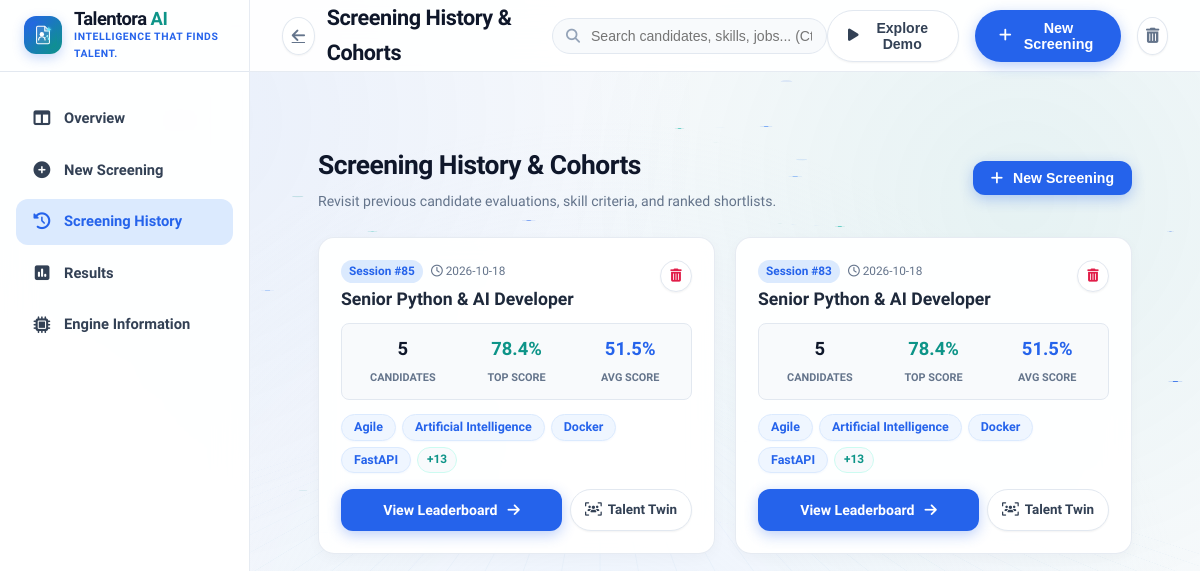
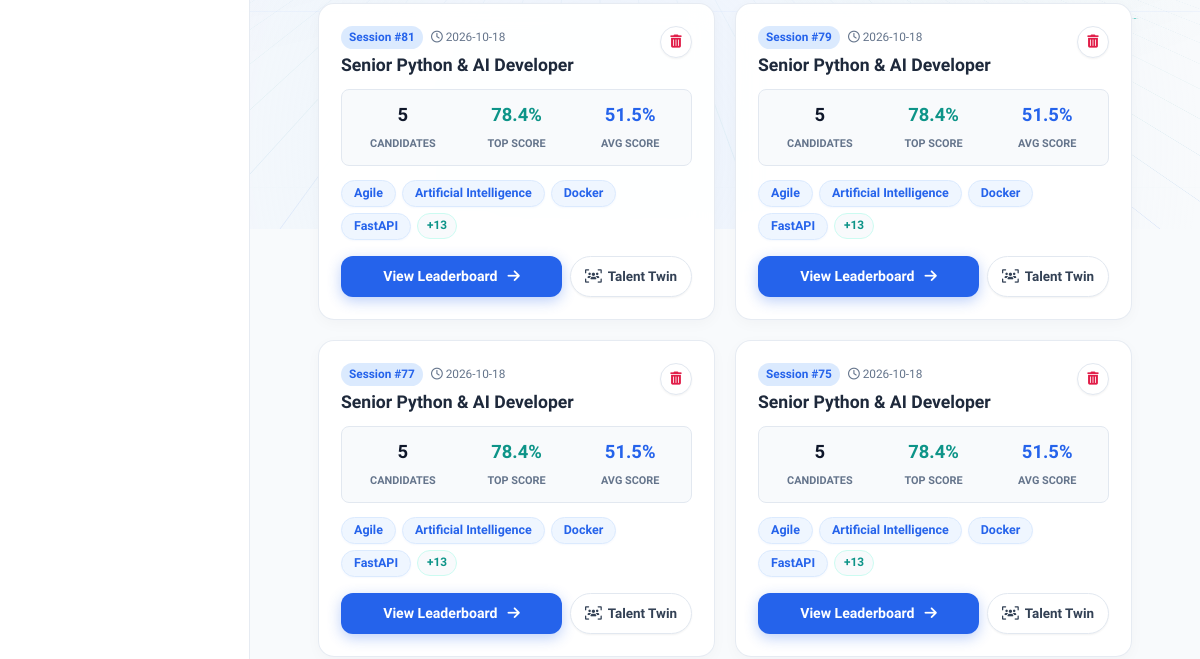
Before: /history (upper part) with the older database file (2 pictures, top to bottom).
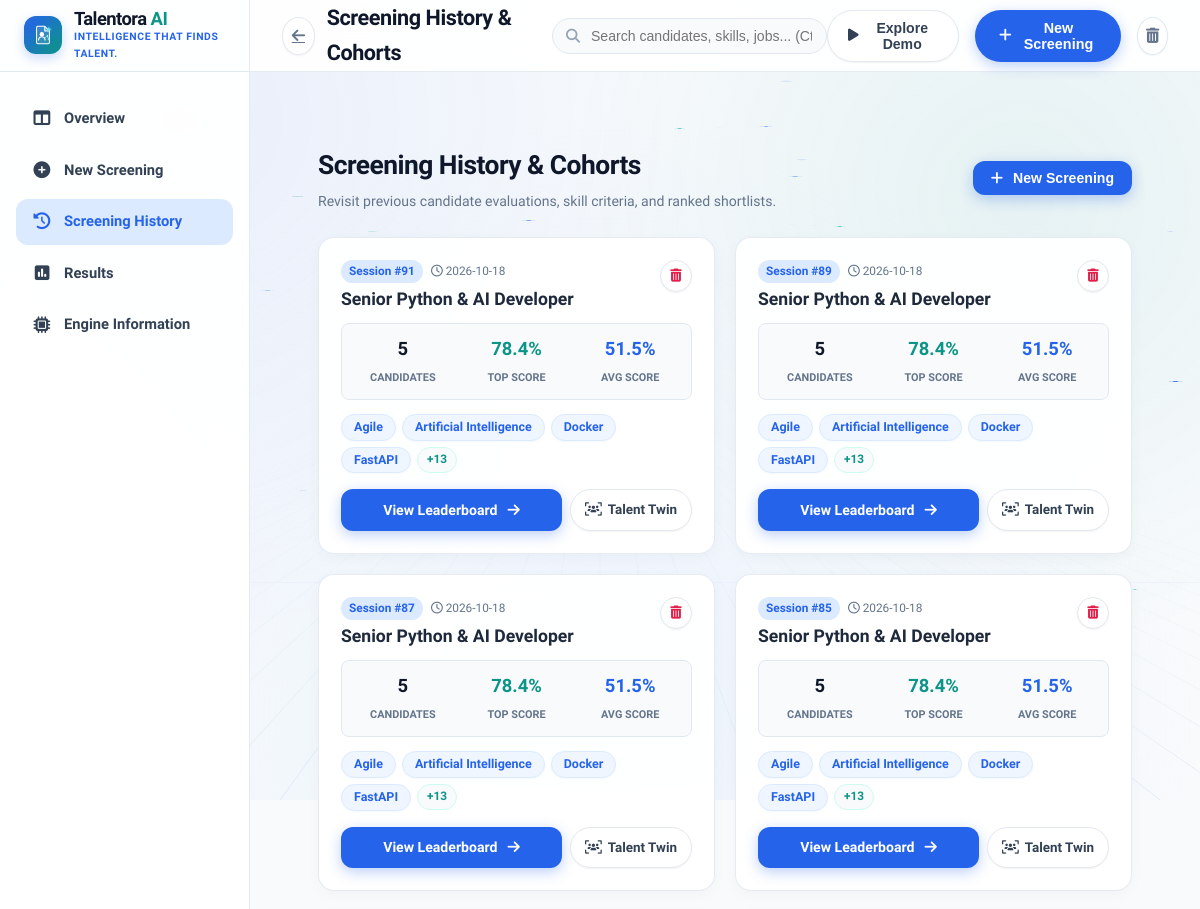
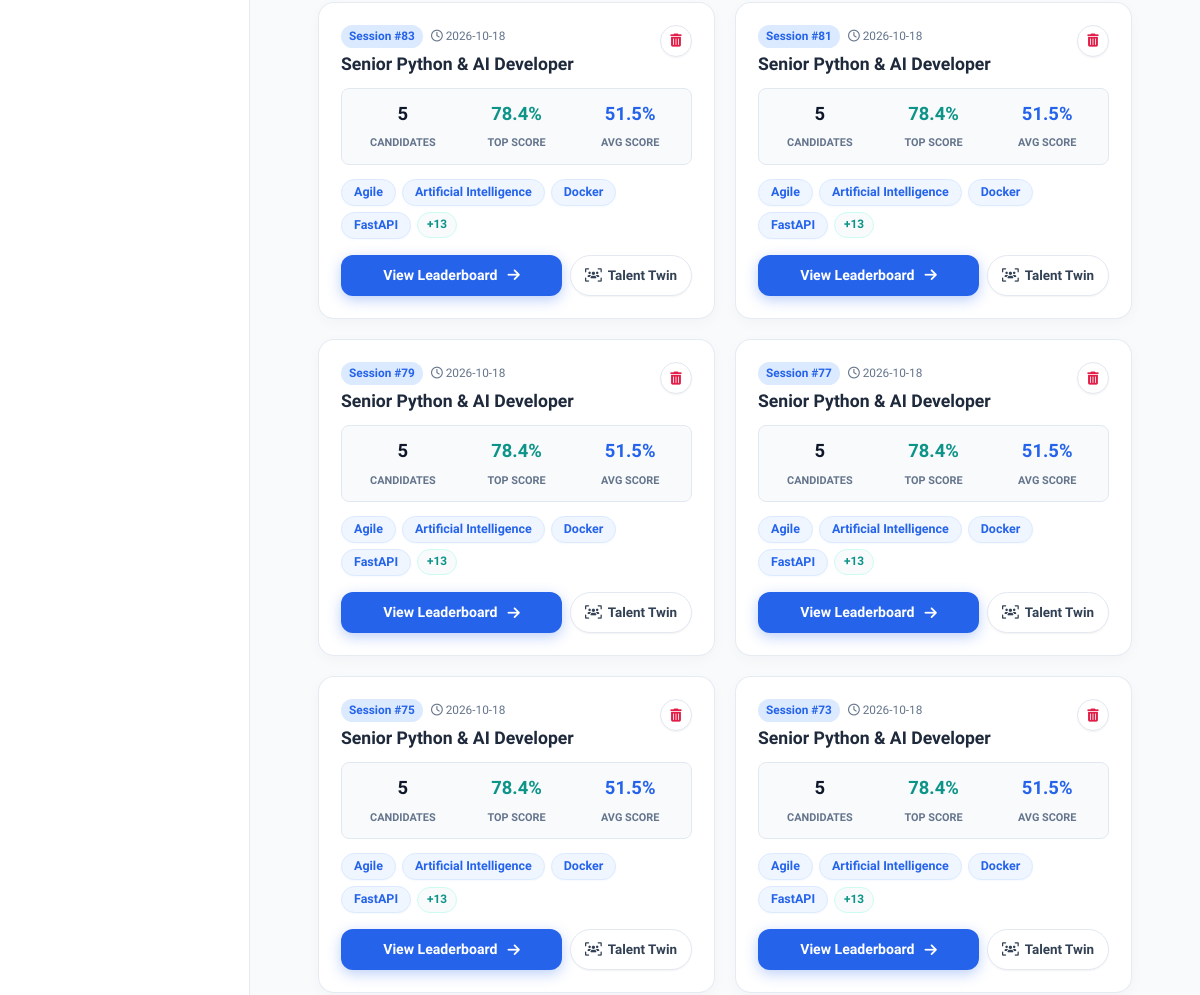
After: the same page with the newer database file (2 pictures, top to bottom).
### tables this page shows
CREATE TABLE jobs (
            id INTEGER PRIMARY KEY AUTOINCREMENT,
            job_title TEXT NOT NULL,
            job_description TEXT NOT NULL,
            required_skills TEXT,
            required_experience REAL DEFAULT 0,
            created_at TIMESTAMP DEFAULT CURRENT_TIMESTAMP
        );

### app.py (the view)
@app.route('/history')
def history():
    jobs = database.get_all_jobs()
    return render_template('history.html', jobs=jobs)

### database.py (called while the page is built)
def get_db_connection() -> sqlite3.Connection:
    os.makedirs(DB_DIR, exist_ok=True)
    conn = sqlite3.connect(DB_PATH)
    conn.row_factory = sqlite3.Row
    return conn

def get_all_jobs() -> List[Dict[str, Any]]:
    conn = get_db_connection()
    cursor = conn.cursor()
    cursor.execute("""
        SELECT j.*, COUNT(c.id) as candidate_count, MAX(c.match_score) as top_score, AVG(c.match_score) as avg_score
        FROM jobs j
        LEFT JOIN candidates c ON j.id = c.job_id
        GROUP BY j.id
        ORDER BY j.created_at DESC
    """)
    rows = cursor.fetchall()
    conn.close()
    jobs = []
    for r in rows:
        d = dict(r)
        d["required_skills"] = json.loads(d["required_skills"]) if d["required_skills"] else []
        d["avg_score"] = round(d["avg_score"], 1) if d["avg_score"] is not None else 0.0
        d["top_score"] = round(d["top_score"], 1) if d["top_score"] is not None else 0.0
        jobs.append(d)
    return jobs

### templates/history.html (shortened to what this page needs)
{% extends 'base.html' %}
{% block page_title %}Screening History &amp; Cohorts{% endblock %}
{% block content %}
<div class="history-container">
    <div style="display: flex; justify-content: space-between; align-items: center; margin-bottom: 24px; flex-wrap: wrap; gap: 16px;">
        <div>
            <h1 style="font-size: 1.65rem; font-weight: 800; color: var(--color-slate-title); letter-spacing: -0.02em; margin-bottom: 4px;">Screening History &amp; Cohorts</h1>
            <p style="font-size: 0.88rem; color: var(--color-slate-muted);">Revisit previous candidate evaluations, skill criteria, and ranked shortlists.</p>
        </div>
        <div>
            <button type="button" class="btn-primary-screen" onclick="openUploadModal()" style="padding: 9px 18px; font-size: 0.88rem; width: auto;">
                <i class="fa-solid fa-plus"></i> New Screening
            </button>
        </div>
    </div>
    {% if jobs %}
        <div style="display: grid; grid-template-columns: repeat(auto-fill, minmax(340px, 1fr)); gap: 20px;">
            {% for job in jobs %}
                <div class="card-light-panel" style="display: flex; flex-direction: column; justify-content: space-between; padding: 22px;">
                    <div>
                        <div style="display: flex; justify-content: space-between; align-items: flex-start; margin-bottom: 12px;">
                            <div>
                                <div style="display: flex; gap: 8px; align-items: center; margin-bottom: 6px;">
                                    <span style="font-size: 0.74rem; font-weight: 700; background: var(--color-soft-sky); color: var(--color-arctic-blue); padding: 2px 8px; border-radius: var(--radius-pill);">Session #{{ job.id }}</span>
                                    <span style="font-size: 0.74rem; color: var(--color-slate-muted);"><i class="fa-regular fa-clock"></i> {{ job.created_at[:10] if job.created_at else 'Recent' }}</span>
                                </div>
                                <h3 style="font-size: 1.1rem; font-weight: 800; color: var(--color-slate-heading); line-height: 1.25;">{{ job.job_title }}</h3>
                            </div>
                            <button type="button" class="btn-icon-light" title="Delete Session" onclick="deleteJob({{ job.id }})" style="color: var(--color-danger); width: 32px; height: 32px; font-size: 0.82rem;">
                                <i class="fa-solid fa-trash-can"></i>
                            </button>
                        </div>
                        <div style="display: grid; grid-template-columns: repeat(3, 1fr); gap: 8px; background: var(--color-ice-white); padding: 10px 8px; border-radius: var(--radius-sm); border: 1px solid var(--border-color); margin-bottom: 14px; text-align: center;">
                            <div>
                                <span style="font-size: 1.15rem; font-weight: 800; color: var(--color-slate-title); display: block;">{{ job.candidate_count }}</span>
                                <span style="font-size: 0.68rem; color: var(--color-slate-muted); font-weight: 700; text-transform: uppercase;">Candidates</span>
                            </div>
                            <div>
                                <span style="font-size: 1.15rem; font-weight: 800; color: var(--color-teal); display: block;">{{ job.top_score }}%</span>
                                <span style="font-size: 0.68rem; color: var(--color-slate-muted); font-weight: 700; text-transform: uppercase;">Top Score</span>
                            </div>
                            <div>
                                <span style="font-size: 1.15rem; font-weight: 800; color: var(--color-arctic-blue); display: block;">{{ job.avg_score }}%</span>
                                <span style="font-size: 0.68rem; color: var(--color-slate-muted); font-weight: 700; text-transform: uppercase;">Avg Score</span>
                            </div>
                        </div>
                        <div class="skills-pill-cluster" style="margin-bottom: 16px;">
                            {% for s in job.required_skills[:4] %}
                                <span class="skill-pill-tag">{{ s }}</span>
                            {% endfor %}
                            {% if job.required_skills|length > 4 %}
                                <span class="skill-chip-more">+{{ job.required_skills|length - 4 }}</span>
                            {% endif %}
                        </div>
                    </div>
                    <div style="display: flex; gap: 8px;">
                        <a href="{{ url_for('view_results', job_id=job.id) }}" class="btn-primary-screen" style="flex: 1; text-decoration: none; font-size: 0.88rem; padding: 9px 14px; justify-content: center;">
                            <span>View Leaderboard</span>
                            <i class="fa-solid fa-arrow-right"></i>
                        </a>
                        <a href="{{ url_for('talent_twin_compare', job_id=job.id) }}" class="btn-nav-demo" style="text-decoration: none; font-size: 0.84rem; padding: 9px 14px; display: inline-flex; align-items: center; gap: 6px;" title="Compare Candidate Talent Twin Simulations">
                            <i class="fa-solid fa-users-viewfinder"></i>
                            <span>Talent Twin</span>
                        </a>
                    </div>
                </div>
            {% endfor %}
        </div>
    {% endif %}
</div>
{% endblock %}

### templates/base.html (shortened to what this page needs)
<!DOCTYPE html>
<html lang="en">
<head>
    <link rel="stylesheet" href="https://cdnjs.cloudflare.com/ajax/libs/font-awesome/6.4.0/css/all.min.css">
    <link rel="stylesheet" href="{{ url_for('static', filename='css/style.css') }}?v=7.0">
</head>
<body class="futuristic-app">
    <div class="neural-canvas-container" aria-hidden="true">
    </div>
    {% if request.endpoint == 'index' %}
        <header class="site-navbar">
            <div class="nav-container">
                <a href="{{ url_for('index') }}" class="brand-link">
                    <div class="brand-logo-glow">
                        <img src="{{ url_for('static', filename='img/talentora-logo.svg') }}" alt="Talentora AI" class="brand-logo-img">
                    </div>
                    <div class="brand-name-wrap">
                        <span class="brand-name">Talentora <span>AI</span></span>
                        <span class="brand-tag">Intelligence That Finds Talent. • AI Based Screening</span>
                    </div>
                </a>
                <nav class="nav-links-cluster">
                    <a href="#featuresSection" class="nav-anchor">
                        <i class="fa-solid fa-sparkles"></i> Features
                    </a>
                    <a href="#howItWorksSection" class="nav-anchor">
                        <i class="fa-solid fa-list-check"></i> How It Works
                    </a>
                    <a href="#scoringSection" class="nav-anchor">
                        <i class="fa-solid fa-chart-pie"></i> Scoring Model
                    </a>
                </nav>
                <div class="nav-actions-cluster">
                    <button type="button" class="btn-nav-demo" onclick="triggerSampleDemo()" title="Run instant candidate screening with sample data">
                        <i class="fa-solid fa-play"></i> Explore Demo
                    </button>
                    <a href="{{ url_for('dashboard') }}" class="btn-nav-screening">
                        <i class="fa-solid fa-bolt"></i> Start Screening
                    </a>
                </div>
            </div>
        </header>
        <main class="site-main">
            {% block landing_content %}{% endblock %}
        </main>
        <footer class="landing-footer" style="background: var(--color-pure-white); border-top: 1px solid var(--border-color); padding: 36px 32px; text-align: center; color: var(--color-slate-muted); font-size: 0.88rem; position: relative; z-index: 10;">
            <div style="max-width: 1360px; margin: 0 auto; display: flex; justify-content: space-between; align-items: center; flex-wrap: wrap; gap: 16px;">
                <div style="display: flex; align-items: center; gap: 10px;">
                    <img src="{{ url_for('static', filename='img/talentora-logo.svg') }}" alt="Talentora AI" style="width: 24px; height: 24px; border-radius: 6px;">
                    <span style="font-weight: 800; color: var(--color-slate-heading);">Talentora AI</span>
                    <span>• Intelligence That Finds Talent.</span>
                </div>
                <div style="display: flex; gap: 20px;">
                    <a href="#featuresSection" style="color: var(--color-slate-muted); text-decoration: none;">Features</a>
                    <a href="#howItWorksSection" style="color: var(--color-slate-muted); text-decoration: none;">How It Works</a>
                    <a href="{{ url_for('dashboard') }}" style="color: var(--color-arctic-blue); text-decoration: none; font-weight: 700;">Recruiter Dashboard</a>
                </div>
            </div>
        </footer>
    {% else %}
        <div class="app-shell">
            <aside class="app-sidebar">
                <div class="sidebar-brand-box">
                    <a href="{{ url_for('index') }}" class="brand-link">
                        <div class="brand-logo-glow" style="width: 38px; height: 38px;">
                            <img src="{{ url_for('static', filename='img/talentora-logo.svg') }}" alt="Talentora AI" class="brand-logo-img">
                        </div>
                        <div class="brand-name-wrap">
                            <span class="brand-name" style="font-size: 1.15rem;">Talentora <span>AI</span></span>
                            <span class="brand-tag" style="font-size: 0.65rem;">Intelligence That Finds Talent.</span>
                        </div>
                    </a>
                </div>
                <nav class="sidebar-nav-list">
                    <a href="{{ url_for('dashboard') }}" class="sidebar-nav-link {% if request.endpoint == 'dashboard' %}active{% endif %}">
                        <i class="fa-solid fa-table-columns"></i>
                        <span>Overview</span>
                    </a>
                    <a href="{{ url_for('dashboard') }}#screeningWorkflowSection" class="sidebar-nav-link" onclick="if(window.location.pathname === '/dashboard'){ document.getElementById('screeningWorkflowSection')?.scrollIntoView({behavior: 'smooth'}); }">
                        <i class="fa-solid fa-plus-circle"></i>
                        <span>New Screening</span>
                    </a>
                    <a href="{{ url_for('history') }}" class="sidebar-nav-link {% if request.endpoint == 'history' %}active{% endif %}">
                        <i class="fa-solid fa-clock-rotate-left"></i>
                        <span>Screening History</span>
                    </a>
                    <a href="{{ url_for('dashboard') }}#rankingsSection" class="sidebar-nav-link">
                        <i class="fa-solid fa-square-poll-vertical"></i>
                        <span>Results</span>
                    </a>
                    <a href="javascript:void(0)" class="sidebar-nav-link" onclick="document.getElementById('engineInfoModal').style.display='flex'">
                        <i class="fa-solid fa-microchip"></i>
                        <span>Engine Information</span>
                    </a>
                </nav>
            </aside>
            <div class="app-main-content">
                <header class="app-header">
                    <div class="header-title-wrap">
                        <a href="{{ url_for('index') }}" class="btn-icon-light" title="Back to Landing Page">
                            <i class="fa-solid fa-arrow-left"></i>
                        </a>
                        <h1 class="header-page-title">{% block page_title %}Recruiter Screening Dashboard{% endblock %}</h1>
                    </div>
                    <div class="header-search-box">
                        <i class="fa-solid fa-magnifying-glass header-search-icon"></i>
                        <input type="text" class="header-search-input" placeholder="Search candidates, skills, jobs... (Ctrl+K)" onkeyup="handleGlobalSearch(this.value)">
                    </div>
                    <div class="header-user-controls">
                        <button type="button" class="btn-nav-demo" onclick="triggerSampleDemo()" title="Run instant candidate screening with sample data">
                            <i class="fa-solid fa-play"></i> Explore Demo
                        </button>
                        <button type="button" class="btn-nav-screening" onclick="openUploadModal()">
                            <i class="fa-solid fa-plus"></i> New Screening
                        </button>
                        <button type="button" class="btn-icon-light text-muted" title="Reset Stored Data" onclick="confirmClearData()">
                            <i class="fa-solid fa-trash-can"></i>
                        </button>
                    </div>
                </header>
                <main class="workspace-page-body">
                    {% block content %}{% endblock %}
                </main>
            </div>
        </div>
    {% endif %}
</body>
</html>

Changed rows visible on the page:
added jobs: id "91", created_at "2026-10-18", job_title "Senior Python & AI Developer", candidate_count "5", top_score "78.4", avg_score "51.5", 4 "Agile" "Artificial Intelligence" "Docker" "FastAPI", required_skills|length "13"
added jobs: id "89", created_at "2026-10-18", job_title "Senior Python & AI Developer", candidate_count "5", top_score "78.4", avg_score "51.5", 4 "Agile" "Artificial Intelligence" "Docker" "FastAPI", required_skills|length "13"
added jobs: id "87", created_at "2026-10-18", job_title "Senior Python & AI Developer", candidate_count "5", top_score "78.4", avg_score "51.5", 4 "Agile" "Artificial Intelligence" "Docker" "FastAPI", required_skills|length "13"
now on this page (row unchanged): jobs: id "73", created_at "2026-10-18", job_title "Senior Python & AI Developer", candidate_count "5", top_score "78.4", avg_score "51.5", 4 "Agile" "Artificial Intelligence" "Docker" "FastAPI", required_skills|length "13"
